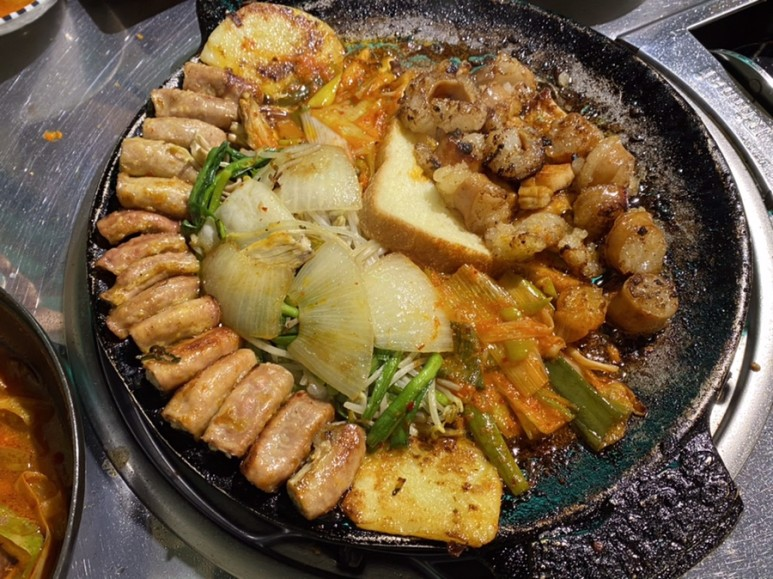
#> input picture python/raspberrypi/video-ex/processing/data/image.jpg, 773 x 579 px
$ python ex07_rotate.py
#> lines starting #> are read from the running program, lines starting #| are printed output that depends on the picture
import cv2
import numpy as np

src = cv2.imread('data/image.jpg', cv2.IMREAD_GRAYSCALE)
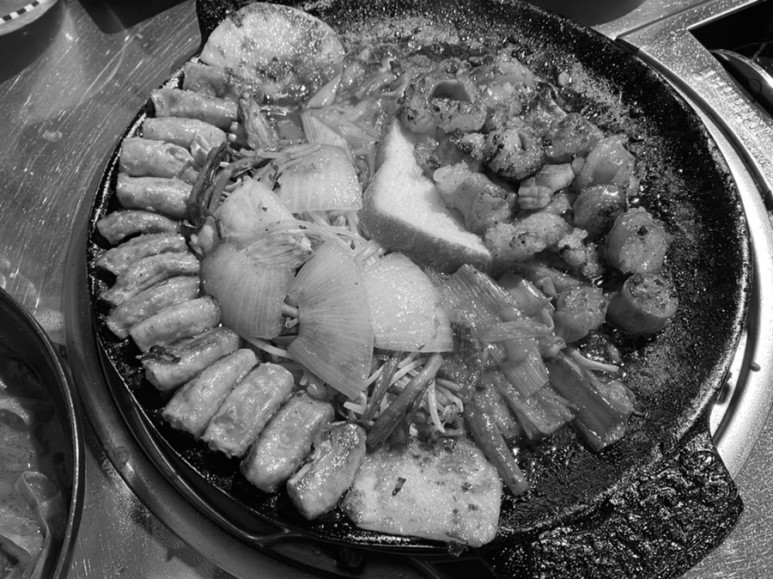
#> src: shape (579, 773); min 0, max 255, mean 97.9

dst = cv2.rotate(src, cv2.ROTATE_90_CLOCKWISE)
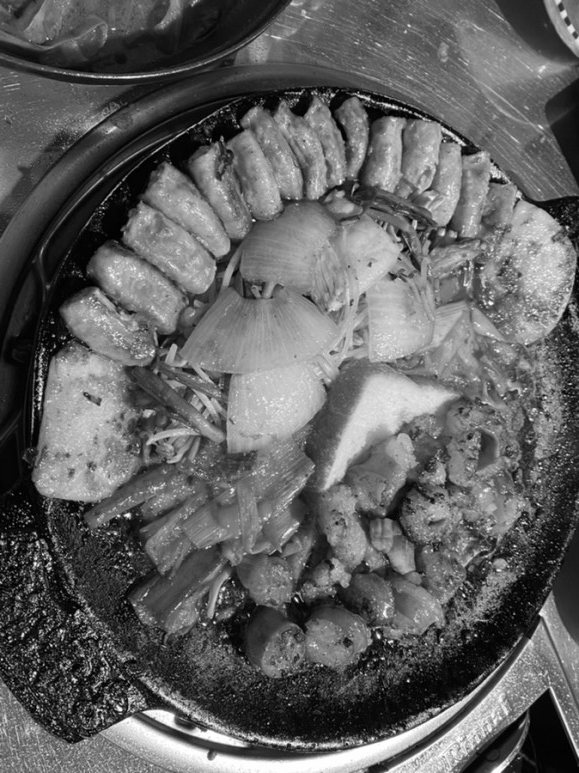
#> dst: shape (773, 579); min 0, max 255, mean 97.9
dst2 = cv2.rotate(src, cv2.ROTATE_90_COUNTERCLOCKWISE)
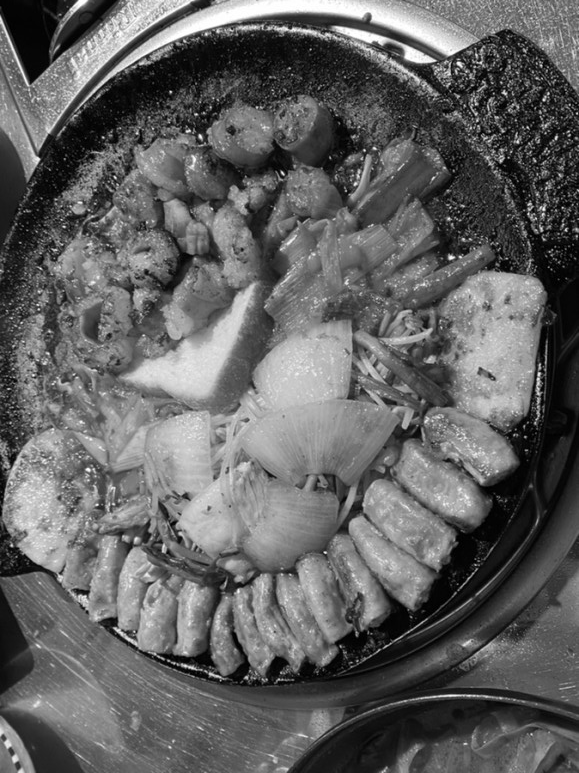
#> dst2: shape (773, 579); min 0, max 255, mean 97.9

cv2.imshow('dst', dst)
cv2.imshow('dst2', dst2)

cv2.waitKey()
cv2.destroyAllWindows()
